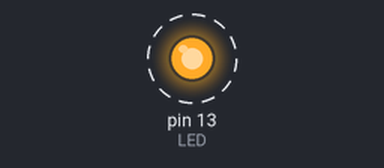
A sketch run on a simulated Arduino Uno, built with avr-gcc and run on an emulated ATmega328P. On the bench: output pins drawn as LEDs (lit = HIGH). Dashed ring = blinking.

Above: at 0.5 s.
Timing chart, 0 to 3.0 s (numbered marks = the images above):
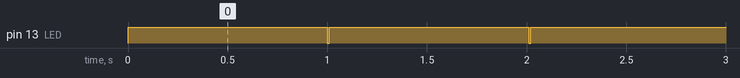

The sketch:

Practice1-1.ino
```cpp
const int LED = 13; // LED が接続されているピン
                    // #define LED 13 でも可(以後同様)
void setup()
{
  pinMode(LED, OUTPUT);
}

void loop()
{
  digitalWrite(LED, HIGH); // LED を点灯(出力ピンの電圧を HIGH にする)
  delay(1000);             // 1,000 ミリ秒待機
  digitalWrite(LED, LOW);  // LED を消灯(出力ピンの電圧を LOW にする)
  delay(10);               // 1,000 ミリ秒待機
}
```

Measured:
- by itself, pin 13 (LED): alternates HIGH for 1.0 s and LOW for 0.01 s
